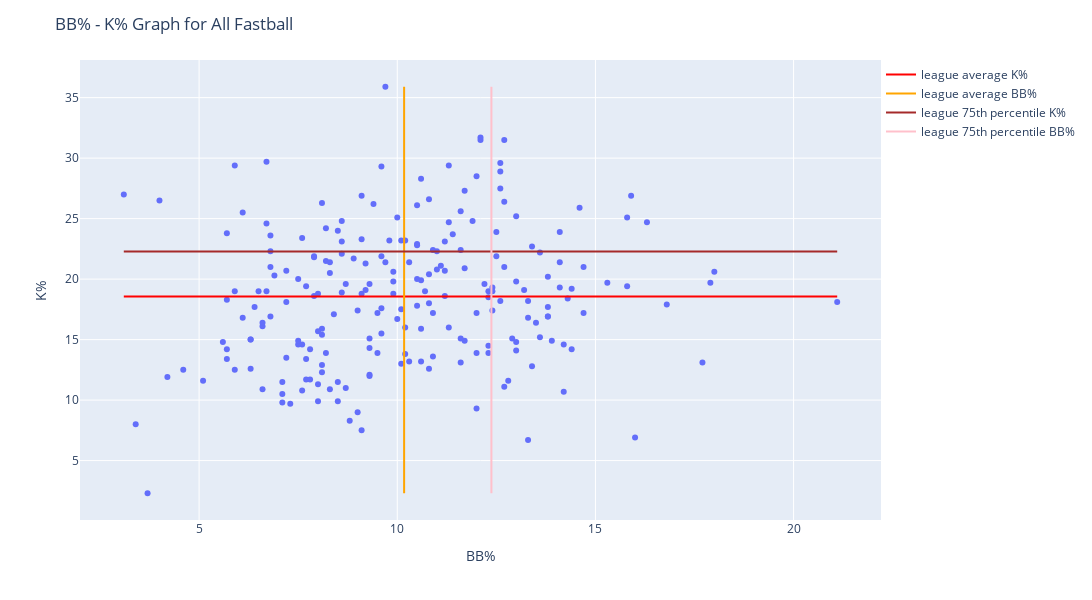

Notebook cell for this chart:
### Markdown cell above
From the graph and correlation above, we can find out that there is not a clear pattern between walk and strikeout.

### Code cell
func.x_y_scatter(disc_df, "BB%", "K%")

### Figure 1 — Plotly figure (JSON) as saved in the notebook; plotly's stock layout.template omitted (floating-point values rounded to 4 significant figures; data arrays with more than 128 entries replaced by an {"elided": "..."} marker saying what was removed)
{"data": [{"hovertemplate": "<b>%{hovertext}</b><br><br><extra></extra>", "hovertext": {"elided": "218 str values"}, "legendgroup": "", "marker": {"color": "#636efa", "symbol": "circle"}, "mode": "markers", "name": "", "orientation": "v", "showlegend": false, "type": "scatter", "x": {"elided": "218 float values"}, "xaxis": "x", "y": {"elided": "218 float values"}, "yaxis": "y"}, {"line": {"color": "red", "width": 2}, "mode": "lines", "name": "league average K%", "type": "scatter", "x": [3.1, 21.1], "y": [18.56, 18.56]}, {"line": {"color": "orange", "width": 2}, "mode": "lines", "name": "league average BB%", "type": "scatter", "x": [10.17, 10.17], "y": [2.3, 35.9]}, {"line": {"color": "brown", "width": 2}, "mode": "lines", "name": "league 75th percentile K%", "type": "scatter", "x": [3.1, 21.1], "y": [22.27, 22.27]}, {"line": {"color": "pink", "width": 2}, "mode": "lines", "name": "league 75th percentile BB%", "type": "scatter", "x": [12.38, 12.38], "y": [2.3, 35.9]}], "layout": {"height": 600, "legend": {"tracegroupgap": 0, "x": 1, "y": 1}, "margin": {"t": 60}, "showlegend": true, "title": {"text": "BB% - K% Graph for All Fastball"}, "width": 1200, "xaxis": {"anchor": "y", "domain": [0, 1], "title": {"text": "BB%"}}, "yaxis": {"anchor": "x", "domain": [0, 1], "title": {"text": "K%"}}}}
